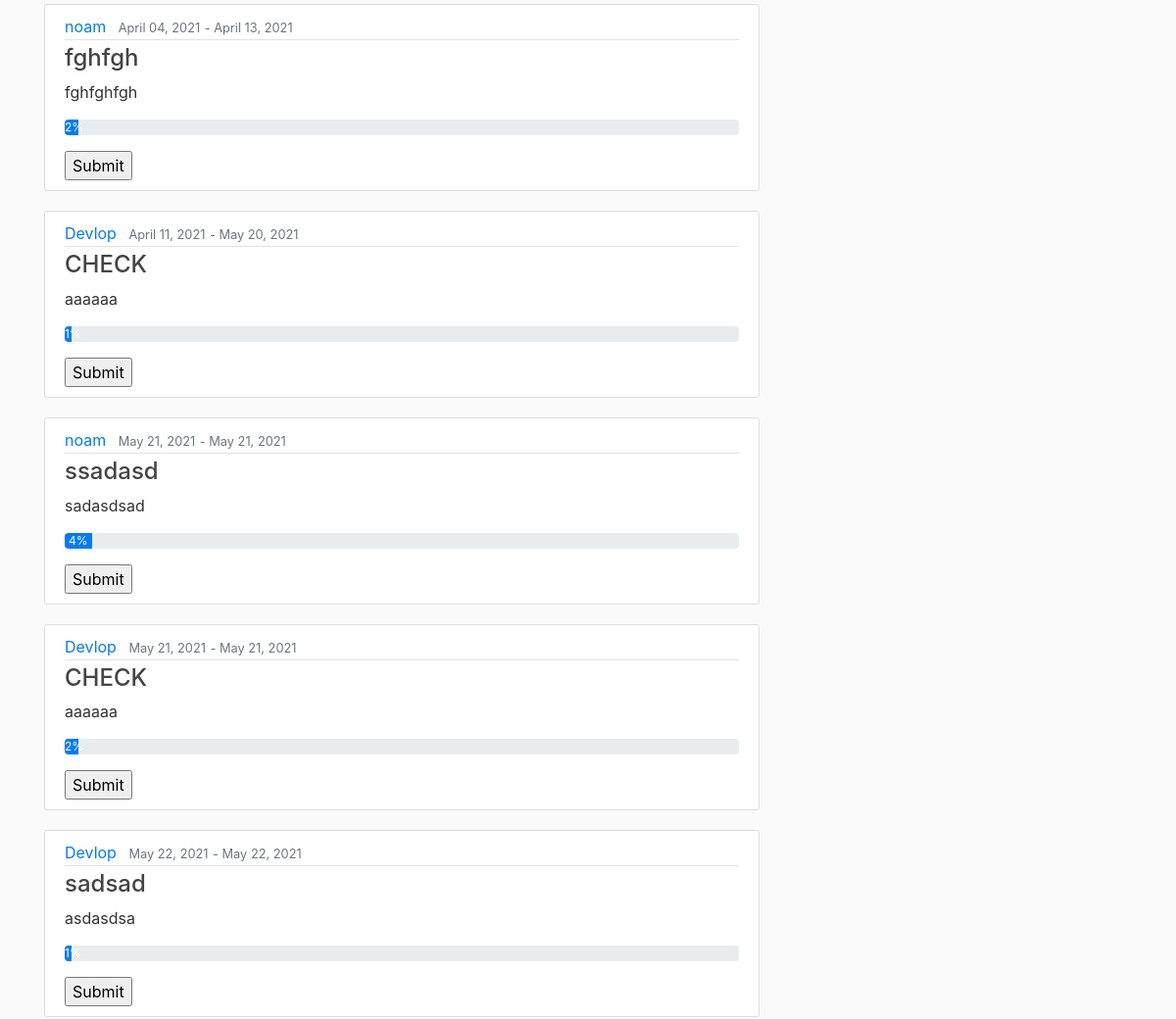
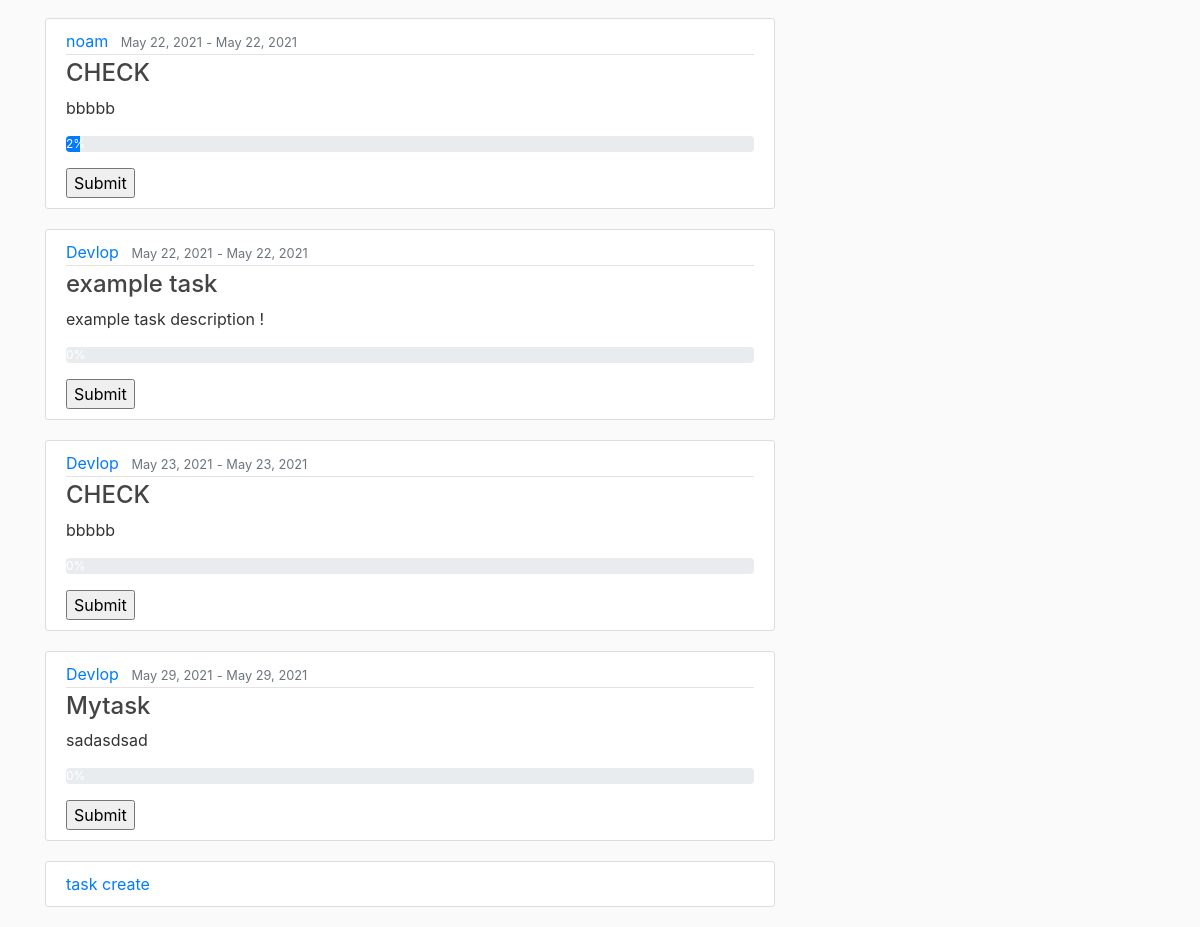
Before: /manager/1 (lower part) with the older database file (2 pictures, top to bottom).
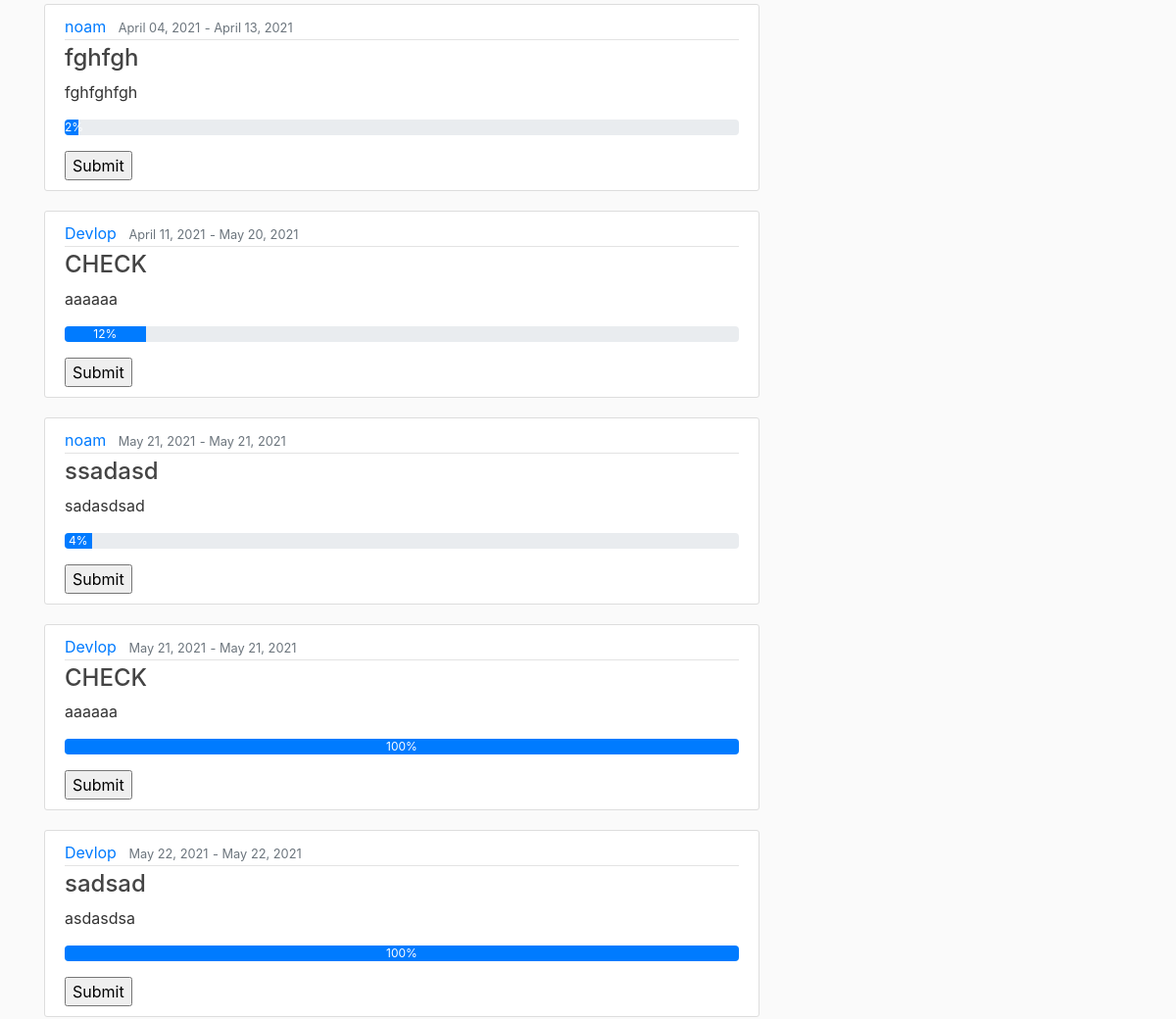
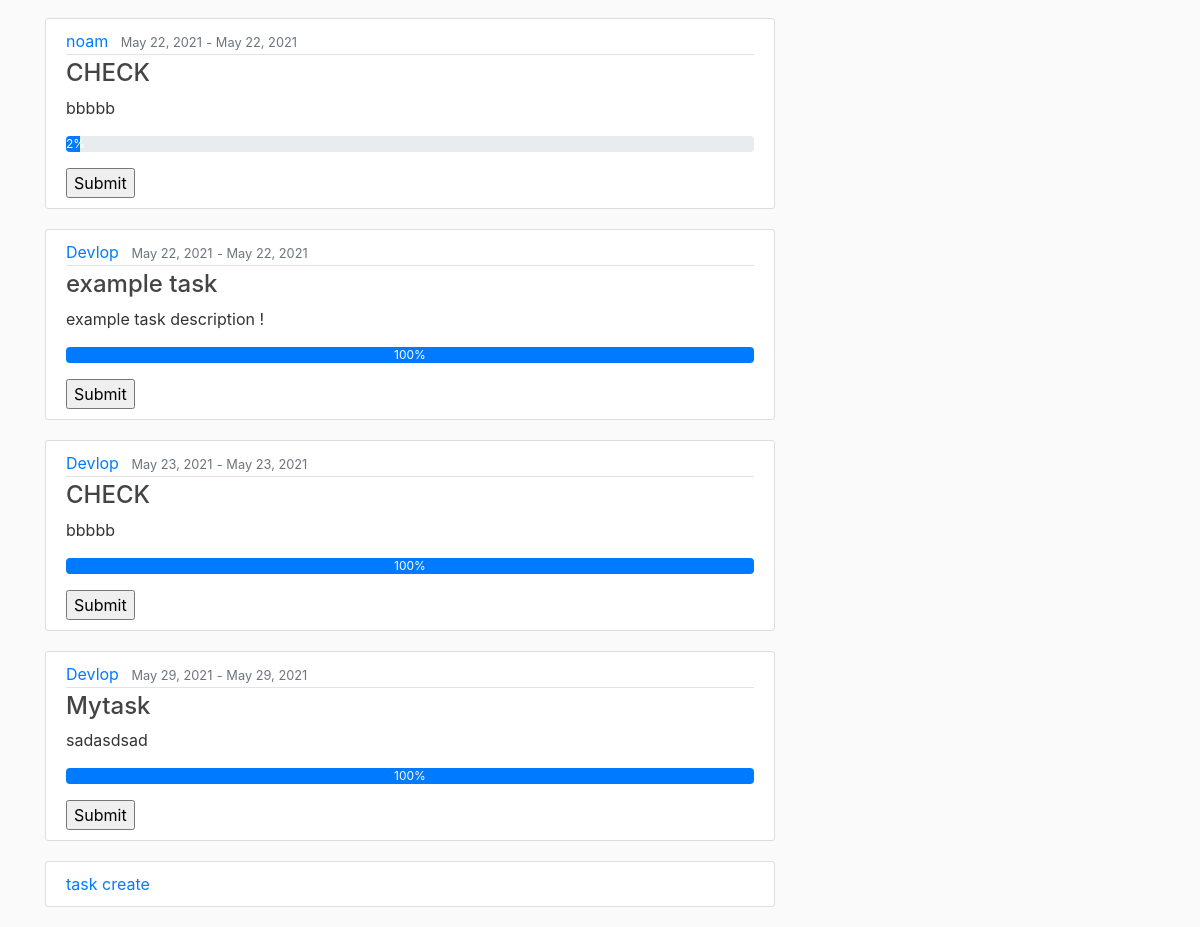
After: the same page with the newer database file (2 pictures, top to bottom).
### work/models.py (models this page shows, shortened)
class Task(models.Model):
    startTime = models.DateField(null=False)
    endTime = models.DateField(null=False)
    inCharge = models.ForeignKey(User, on_delete=models.CASCADE)
    workDone = models.IntegerField(default=0, validators=[MaxValueValidator(100), MinValueValidator(0)])
    lastUpdate = models.DateTimeField(null=False)
    cost = models.FloatField(null=False, default=0)
    TaskName = models.CharField(max_length=300, null=False)
    Description = models.CharField(max_length=500, null=True)
    projectnum = models.ForeignKey(project, on_delete=models.CASCADE)
    inSprint = models.BooleanField(default=False)

### pages/views.py (the view)
# urls.py: path('manager/<int:project_id>', manager_views_projects, name='manager_views_projects'),
def manager_views_projects(request, project_id):
    tasks = Task.objects.all().filter(projectnum=project_id)
    sprints = Sprint.objects.all().filter(projectnum=project_id)
    p = get_object_or_404(project, id=project_id)
    return render(request, "manager_project_view.html", {'tasks': tasks, 'sprints': sprints, 'p': p})

### templates/manager_project_view.html (shortened to what this page needs)
{% extends "Base.html" %}
{% block content %}
{% for task in tasks %}
        <article class="media content-section">
          <div class="media-body">
            <div class="article-metadata">
              <a class="mr-2" href="#">{{ task.inCharge }}</a>
              <small class="text-muted">{{ task.startTime|date:"F d, Y" }}</small>
                <small class="text-muted"> - </small>
              <small class="text-muted">{{ task.endTime|date:"F d, Y" }}</small>
            </div>
            <h4><a class="article-title" href="">{{ task.TaskName }}</a></h4>
            <p class="article-content">{{ task.Description }}</p>
              <div class="progress">
            <div class="progress-bar" role="progressbar"  aria-valuemin="0" aria-valuemax="100" aria-valuenow="0" style="width: {{task.workDone}}%">{{task.workDone}}%</div>
              </div>
              <p>
                <form action="{% url 'work_done' task.id %}" method="POST">
                     <input type="submit" name="Submit">
                 </form>
                </div>
        </article>
    {% endfor %}
        <article class="media content-section">
            <a href="{% url 'task-create' p.pk %}">task create</a>
    </article>
{% endblock content %}

Changed rows visible on the page:
changed Task "April 11, 2021": workDone "1" → "12"
changed Task (number 4 of 9 on the later page): workDone "2" → "100"
changed Task "sadsad": workDone "1" → "100"
changed Task "example task": workDone "0" → "100"; now shows "%"
changed Task "May 23, 2021": workDone "0" → "100"; now shows "%"
changed Task "Mytask": workDone "0" → "100"; now shows "%"
